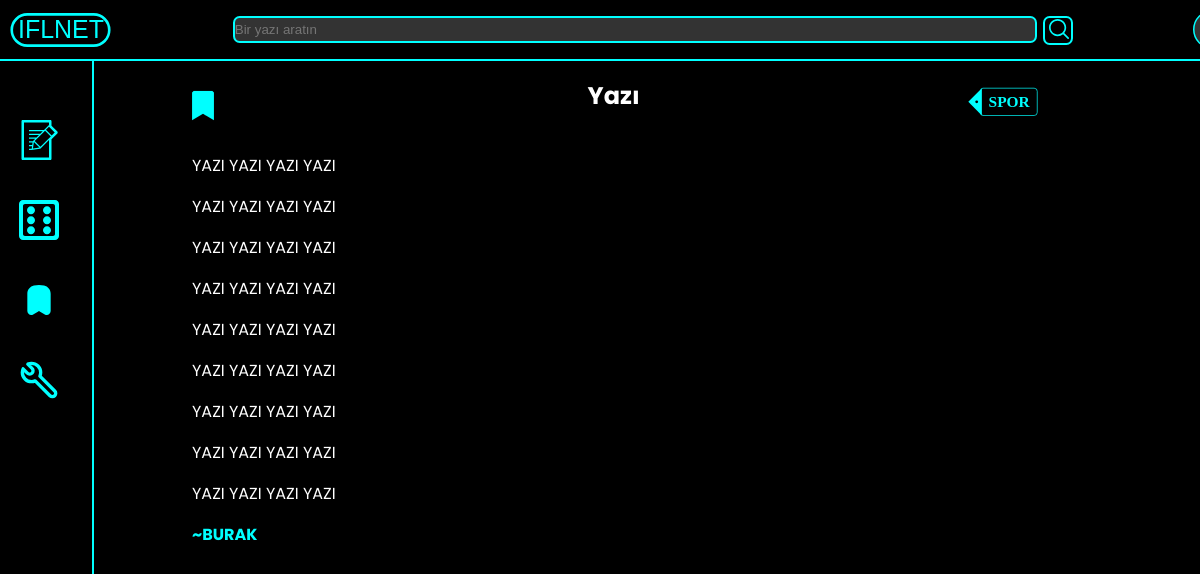
Page /yazi/Yazı (signed in) on the committed database.
### app.py (models this page shows, shortened)
class Yazilar(db.Model):
    id = db.Column(db.Integer, primary_key=True)
    message = db.Column(db.String(10000), nullable=False)
    user = db.Column(db.String, db.ForeignKey('user.username'), nullable=False)
    user_id = db.Column(db.Integer, db.ForeignKey('user.id'), nullable=False)
    baslik = db.Column(db.String(50), nullable=False, unique=True)
    kaydedilme_sayısı = db.relationship('YaziKaydet',backref='Yazilar',lazy='dynamic')
    kategori = db.Column(db.String(50),nullable=False, default="Diğer")

class User(db.Model, UserMixin):
    id = db.Column(db.Integer, primary_key=True)
    username = db.Column(db.String(20), nullable=False, unique=True)
    password = db.Column(db.String(80), nullable=False)
    email = db.Column(db.String(20), nullable=True)
    son_paylasma_tarihi = (db.Column(db.DateTime))
    ip_adress = (db.Column(db.String(15)))
    kaydedildi = db.relationship(
        'YaziKaydet',
        foreign_keys='YaziKaydet.user_id',
        backref='user',lazy='dynamic'
    )
    def kaydetti_mi(self,yazi):
        return YaziKaydet.query.filter(
            YaziKaydet.user_id == self.id,
            YaziKaydet.yazi_id == yazi.id).count() > 0

### app.py (the view)
@app.route('/yazi/<yazi_baslik>')
def yazi(yazi_baslik):
    yazi = Yazilar.query.filter_by(baslik=yazi_baslik).first()
    yazar = User.query.filter_by(id=yazi.user_id).first()
    print("'"+Yazilar.query.all()[0].baslik+"'" +"'"+yazi_baslik+"'")
    if yazi:
        return render_template('yazi.html',c_user = current_user, yazi =yazi, user=current_user, yazar = yazar.username,adminler=ADMIN_USERNAMES)
    return redirect(url_for('home'))

### app.py (called while the page is built)
@login_manager.user_loader
def load_user(user_id):
    return User.query.get(int(user_id))

@app.before_request
def make_session_permanent():
    session.permanent = True

def is_user_banned(user):
    ban = Ban.query.filter_by(user_id=user.id).first()
    return ban is not None

@app.before_request
def check_ban():
    if current_user.is_authenticated and is_user_banned(current_user):
        if request.endpoint != 'ban_page':
            return redirect(url_for('ban_page'))

### templates/yazi.html
{% extends "base.html" %}
{%block title%} <title>IFLNET</title>
<link rel="stylesheet" href="../static/css/yazi/main.css">
{%endblock%}
{% block content %}
<section class="ana">
    <div class="yazi">
        <div class="bas">
            {% if not user.kaydetti_mi(yazi) %}
            <a href="/yazi/{{yazi.baslik}}/kaydet"><img src="../static/images/kaydet.svg" alt="Kaydet" width="50px"></a>
            {% else %}
            <a href="/yazi/{{yazi.baslik}}/kaydet"><img src="../static/images/kaydedildi.png" alt="Kaydetme" width="50px"></a>
            {% endif %}
            <h2 class="baslik-text"> {{yazi.baslik}} </h2>
            <div class="tag-div">
                <span class="tag"> <p><b>{{yazi.kategori}}</b></p> </span>
            </div>
        </div>
        <div class="icerik">
            {{yazi.message|safe}}
        </div>
        <div class="yazar">
            <span><b>~{{yazar}}</b></span>
        </div>
    </div>
</section>
{%endblock%}

### static/css/yazi/main.css (style rules this page uses)
section.ana { margin-left: 10em; margin-top: 5em; }
section.ana .bas { display: inline-flex; margin-left: 1.1em; }
section.ana .yazi { color: white; }
section.ana .yazi h2 { margin-left: 15em; margin-top: -0.5mm; }
section.ana .yazi .icerik { margin-left: 2em; width: 60em; }
section.ana .yazi .icerik p { word-break: break-all; }
section.ana .yazar { margin-left: 2em; color: var(--vurgu); text-transform: uppercase; }
.tag { display: inline-block; width: auto; height: 38px; background-color: black; border-radius: 3px 4px 4px 3px; border-left: 1px solid var(--vurgu); margin-left: 19px; position: relative; color: var(--vurgu); font-weight: 300; font-family: "Source Sans Pro", sans-serif; font-size: 22px; line-height: 38px; padding: 0 10px 0 10px; outline: 1px solid var(--vurgu); }
.tag p { display: inline; font-family: "Georgia", serif; text-transform: uppercase; }
.tag-div { padding-left: 23em; transform: scale(0.7); }
.tag:before { content: ""; position: absolute; display: block; left: -19px; width: 0; height: 0; border-top: 19px solid transparent; border-bottom: 19px solid transparent; border-right: 19px solid var(--vurgu); }
.tag:after { content: ""; background-color: var(--main); border-radius: 50%; width: 4px; height: 4px; display: block; position: absolute; left: -9px; top: 17px; }

### static/css/base/main.css (style rules this page uses)
:root { --main: #000000; --vurgu: #00FFFF; --koyu-gri: #333333; --acik-gri: #CCCCCC; }
span { pointer-events: none; white-space: nowrap; }
body { display: inline-block; background: var(--main); font-family: "Poppins"; margin: 0; position: relative; }

### rows in the picture
Yazilar: baslik "Yazı", kategori "SPOR", message "YAZI YAZI YAZI YAZI YAZI YAZI YAZI YAZI YAZI YAZI YAZI YAZI YAZI YAZI YAZI YAZI YAZI YAZI YAZI YAZI YAZI YAZI YAZI YAZI YAZI YAZI YAZI YAZI YAZI YAZI YAZI YAZI YAZI YAZI YAZI YAZI"
User: username "BURAK"
